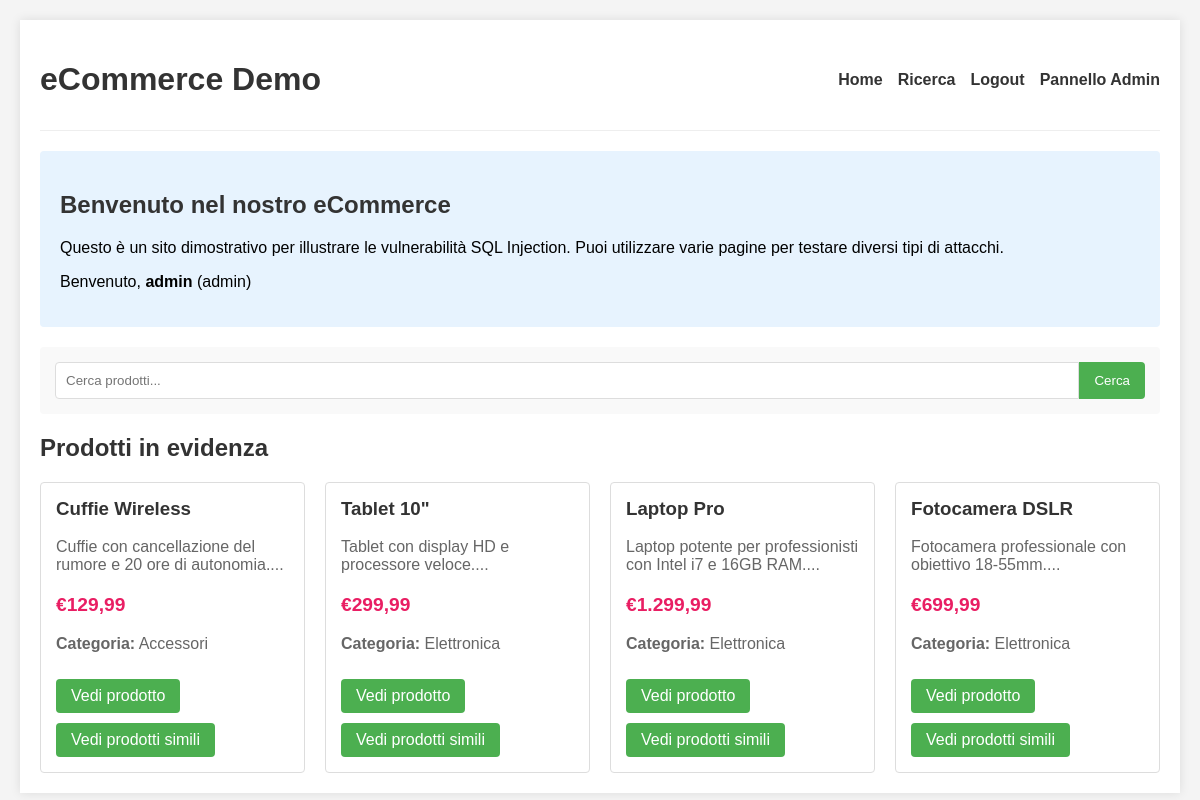
The page / (signed in) on the database its author committed.
### tables this page shows
CREATE TABLE IF NOT EXISTS products (
    id INT AUTO_INCREMENT PRIMARY KEY,
    name VARCHAR(100) NOT NULL,
    description TEXT,
    price DECIMAL(10, 2) NOT NULL,
    category VARCHAR(50) NOT NULL,
    stock INT DEFAULT 0,
    image_url VARCHAR(255),
    created_at TIMESTAMP DEFAULT CURRENT_TIMESTAMP
);

### html/index.php (the view, shortened to what this page needs)
<?php
require_once 'config.php';
$query = "SELECT * FROM products ORDER BY RAND() LIMIT 4";
try {
        $featured_products = mysqli_query($conn, $query);
    } catch (Exception $e) {
        $error = $e->getMessage();
    }
?>
<!DOCTYPE html>
<html lang="it">
<head>
</head>
<body>
    <div class="container">
        <div class="header">
            <h1>eCommerce Demo</h1>
            <div class="nav">
                <a href="index.php">Home</a>
                <a href="search.php">Ricerca</a>
                <?php if (isset($_SESSION['user_id'])): ?>
                    <a href="logout.php">Logout</a>
                <?php else: ?>
                    <a href="login.php">Login</a>
                    <a href="register.php">Registrati</a>
                <?php endif; ?>
                <?php if (isset($_SESSION['user_role']) && $_SESSION['user_role'] == 'admin'): ?>
                    <a href="admin.php">Pannello Admin</a>
                <?php endif; ?>
            </div>
        </div>
        <div class="welcome">
            <h2>Benvenuto nel nostro eCommerce</h2>
            <p>Questo è un sito dimostrativo per illustrare le vulnerabilità SQL Injection. Puoi utilizzare varie pagine per testare diversi tipi di attacchi.</p>
            <?php if (isset($_SESSION['user_id'])): ?>
                <p>Benvenuto, <strong><?php echo htmlspecialchars($_SESSION['username']); ?></strong> (<?php echo htmlspecialchars($_SESSION['user_role']); ?>)</p>
            <?php endif; ?>
        </div>
        <form action="search.php" method="GET" class="search-box">
            <input type="text" name="search" placeholder="Cerca prodotti...">
            <button type="submit">Cerca</button>
        </form>
        <h2>Prodotti in evidenza</h2>
        <div class="featured-products">
            <?php while ($product = mysqli_fetch_assoc($featured_products)): ?>
                <div class="product-card">
                    <h3><?php echo $product['name']; ?></h3>
                    <p><?php echo substr($product['description'], 0, 100) . '...'; ?></p>
                    <p class="price">€<?php echo number_format($product['price'], 2, ',', '.'); ?></p>
                    <p><strong>Categoria:</strong> <?php echo $product['category']; ?></p>
                    <a href="search.php?search=<?php echo urlencode($product['name']); ?>&link=product" class="btn" id="btn-product" > Vedi prodotto</a>
                    <a href="search.php?category=<?php echo urlencode($product['category']); ?>&link=similar" class="btn" id="btn-similar" > Vedi prodotti simili</a>
                </div>
            <?php endwhile; ?>
        </div>
    </div>
</body>
</html>

### html/index.php (style rules this page uses)
body { font-family: Arial, sans-serif; margin: 0; padding: 20px; background-color: #f4f4f4; }
.container { max-width: 1200px; margin: 0 auto; background: white; padding: 20px; box-shadow: 0 0 10px rgba(0,0,0,0.1); }
.header { display: flex; justify-content: space-between; align-items: center; margin-bottom: 20px; padding-bottom: 10px; border-bottom: 1px solid #eee; }
h1, h2 { color: #333; }
.nav { display: flex; gap: 15px; }
.nav a { text-decoration: none; color: #333; font-weight: bold; }
.welcome { background: #e7f3fe; padding: 20px; border-radius: 4px; margin-bottom: 20px; }
.search-box { background: #f9f9f9; padding: 15px; border-radius: 4px; margin-bottom: 20px; display: flex; }
.search-box input { flex: 1; padding: 10px; border: 1px solid #ddd; border-radius: 4px 0 0 4px; }
.search-box button { padding: 10px 15px; background: #4CAF50; color: white; border: none; border-radius: 0 4px 4px 0; cursor: pointer; }
.featured-products { display: grid; grid-template-columns: repeat(auto-fill, minmax(250px, 1fr)); gap: 20px; margin-top: 20px; }
.product-card { border: 1px solid #ddd; border-radius: 4px; padding: 15px; transition: transform 0.3s; }
.product-card h3 { margin-top: 0; color: #333; }
.product-card p { color: #666; }
.product-card .price { font-weight: bold; color: #e91e63; font-size: 1.2em; }
.btn { display: inline-block; padding: 8px 15px; background: #4CAF50; color: white; text-decoration: none; border-radius: 4px; margin-top: 10px; margin-right: 5px; }

### rows shown on the page
products: name "Cuffie Wireless", description "Cuffie con cancellazione del rumore e 20 ore di autonomia.", price "129,99", category "Accessori"
products: name "Tablet 10\"", description "Tablet con display HD e processore veloce.", price "299,99", category "Elettronica"
products: name "Laptop Pro", description "Laptop potente per professionisti con Intel i7 e 16GB RAM.", price "1.299,99", category "Elettronica"
products: name "Fotocamera DSLR", description "Fotocamera professionale con obiettivo 18-55mm.", price "699,99", category "Elettronica"

### other values the page prints
$_SESSION['username'] "admin"
$_SESSION['user_role'] "admin"
